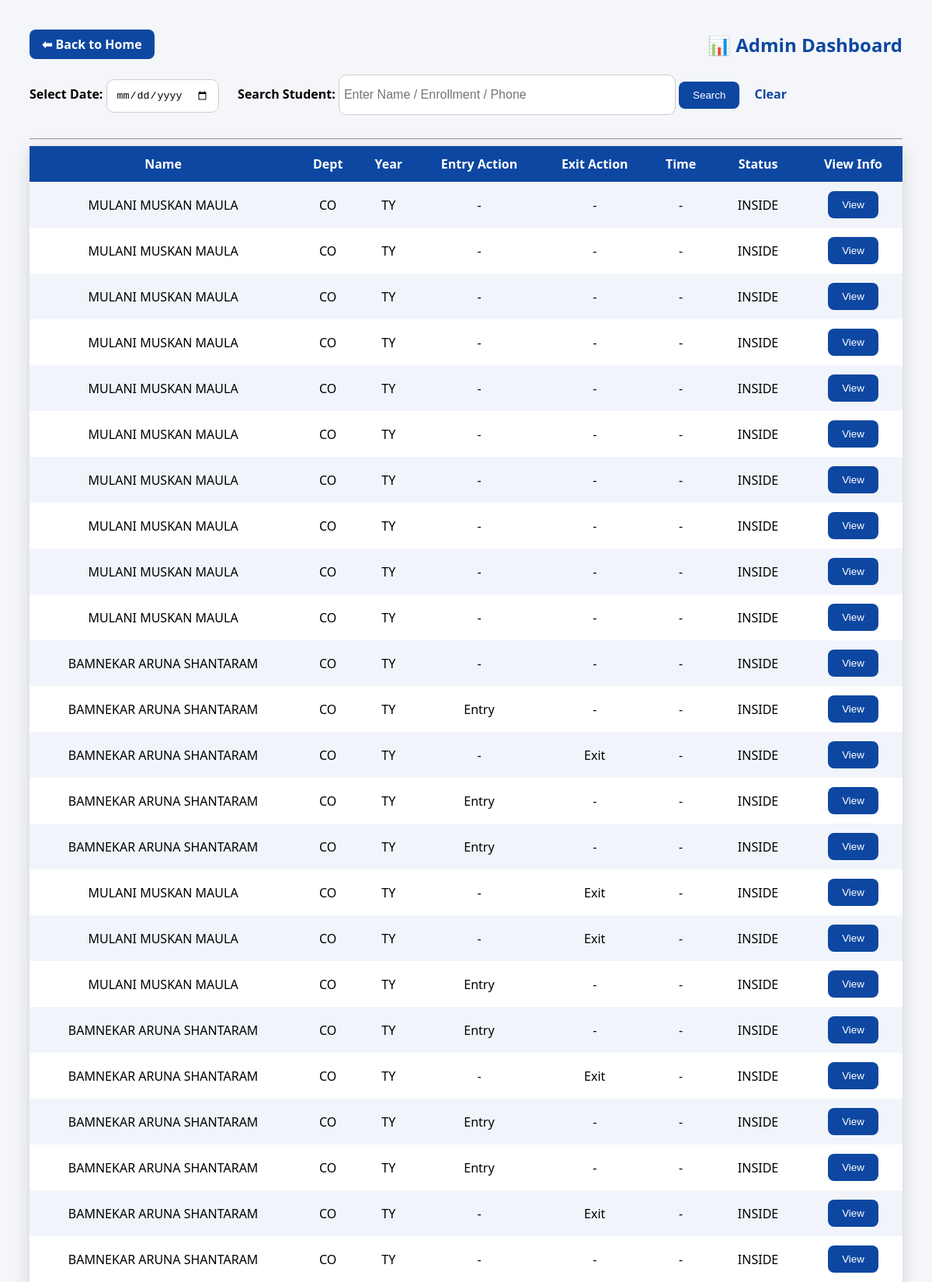
/dashboard (upper part), run on the app's committed database.
### tables this page shows
CREATE TABLE GateLogs(
            id INTEGER PRIMARY KEY AUTOINCREMENT,
            enrollment TEXT,
            name TEXT,
            department TEXT,
            year TEXT,
            phone TEXT,
            action TEXT,
            timestamp TEXT
        , Entry_action TEXT, Exit_action TEXT);

CREATE TABLE Status(
            enrollment TEXT PRIMARY KEY,
            current_status TEXT,
            last_time TEXT
        );

### CAP2.py (the view, shortened to what this page needs)
@app.route("/dashboard")
def dashboard():
    selected_date = request.args.get("date")
    search = request.args.get("search", "").strip()
    con = sqlite3.connect(DB_PATH)
    con.row_factory = sqlite3.Row
    query = """
    SELECT g.*, s.current_status
    FROM GateLogs g
    LEFT JOIN Status s ON g.enrollment = s.enrollment
    WHERE 1=1
    """
    params = []
    if selected_date:
        d = datetime.strptime(selected_date, "%Y-%m-%d").strftime("%d-%m-%Y")
        query += " AND g.timestamp LIKE ?"
        params.append(f"{d}%")
    query += " ORDER BY g.id DESC"
    logs = con.execute(query, params).fetchall()
    con.close()
    return render_template(
        "DASHBOARD1.html",
        logs=logs,
        selected_date=selected_date
    )

### templates/DASHBOARD1.html (shortened to what this page needs)
<!DOCTYPE html>
<html>
<head>
</head>
<body>
<div class="top-bar">
    <a href="/" class="back-btn">⬅ Back to Home</a>
    <h2>📊 Admin Dashboard</h2>
</div>
<form method="get" action="/dashboard" style="margin-bottom:15px;">
    <label><b>Select Date:</b></label>
    <input type="date" name="date" value="{{ selected_date }}">
    <label style="margin-left:20px;"><b>Search Student:</b></label>
    <input type="text" name="search" placeholder="Enter Name / Enrollment / Phone"
           value="{{ request.args.get('search','') }}"
           style="width:420px; height:38px; font-size:16px; padding:6px;">
    <button type="submit">Search</button>
    <a href="/dashboard" style="margin-left:15px;">Clear</a>
</form>
<hr>
<table>
<tr>
    <th>Name</th>
    <th>Dept</th>
    <th>Year</th>
    <th>Entry Action</th>
    <th>Exit Action</th>
    <th>Time</th>
    <th>Status</th>
    <th>View Info</th>
</tr>
{% for l in logs %}
<tr>
    <td>{{l.name}}</td>
    <td>{{l.department}}</td>
    <td>{{l.year}}</td>
    <td>
        {{ l.Entry_action or '-' }}
    </td>
    <td>
        {{ l.Exit_action or '-' }}
    </td>
    <td>
        {{ l.entry_time or l.exit_time or '-' }}
    </td>
    <td>{{l.current_status}}</td>
    <td>
        <button onclick="viewInfo('{{ l.enrollment }}')">
            View
        </button>
    </td>
</tr>
{% endfor %}
</table>
</body>
</html>

### templates/DASHBOARD1.html (style rules this page uses)
body { font-family:'Segoe UI'; background:#f4f6f9; padding:30px; }
.top-bar { display:flex; align-items:center; justify-content:space-between; margin-bottom:20px; }
h2 { color:#0d47a1; margin:0; }
.back-btn { background:#0d47a1; color:white; padding:8px 16px; border-radius:8px; text-decoration:none; font-weight:bold; }
input { padding:12px; border-radius:10px; border:1px solid #ccc; margin-bottom:15px; }
button { padding:10px 18px; background:#0d47a1; color:white; border:none; border-radius:8px; cursor:pointer; }
table { width:100%; border-collapse:collapse; background:white; box-shadow:0 5px 20px rgba(0,0,0,0.15); }
th,td { padding:12px; text-align:center; }
th { background:#0d47a1; color:white; }
tr:nth-child(even) { background:#f1f5fb; }
a { color:#0d47a1; font-weight:bold; text-decoration:none; }

### data on the page
GateLogs: name "MULANI MUSKAN MAULA", department "CO", year "TY", Entry_action "-", Exit_action "-", entry_time "-", current_status "INSIDE"
GateLogs: name "MULANI MUSKAN MAULA", department "CO", year "TY", Entry_action "-", Exit_action "-", entry_time "-", current_status "INSIDE"
GateLogs: name "MULANI MUSKAN MAULA", department "CO", year "TY", Entry_action "-", Exit_action "-", entry_time "-", current_status "INSIDE"
GateLogs: name "MULANI MUSKAN MAULA", department "CO", year "TY", Entry_action "-", Exit_action "-", entry_time "-", current_status "INSIDE"
GateLogs: name "MULANI MUSKAN MAULA", department "CO", year "TY", Entry_action "-", Exit_action "-", entry_time "-", current_status "INSIDE"
GateLogs: name "MULANI MUSKAN MAULA", department "CO", year "TY", Entry_action "-", Exit_action "-", entry_time "-", current_status "INSIDE"
GateLogs: name "MULANI MUSKAN MAULA", department "CO", year "TY", Entry_action "-", Exit_action "-", entry_time "-", current_status "INSIDE"
GateLogs: name "MULANI MUSKAN MAULA", department "CO", year "TY", Entry_action "-", Exit_action "-", entry_time "-", current_status "INSIDE"
GateLogs: name "MULANI MUSKAN MAULA", department "CO", year "TY", Entry_action "-", Exit_action "-", entry_time "-", current_status "INSIDE"
GateLogs: name "MULANI MUSKAN MAULA", department "CO", year "TY", Entry_action "-", Exit_action "-", entry_time "-", current_status "INSIDE"
GateLogs: name "BAMNEKAR ARUNA SHANTARAM", department "CO", year "TY", Entry_action "-", Exit_action "-", entry_time "-", current_status "INSIDE"
GateLogs: name "BAMNEKAR ARUNA SHANTARAM", department "CO", year "TY", Entry_action "Entry", Exit_action "-", entry_time "-", current_status "INSIDE"
GateLogs: name "BAMNEKAR ARUNA SHANTARAM", department "CO", year "TY", Entry_action "-", Exit_action "Exit", entry_time "-", current_status "INSIDE"
GateLogs: name "BAMNEKAR ARUNA SHANTARAM", department "CO", year "TY", Entry_action "Entry", Exit_action "-", entry_time "-", current_status "INSIDE"
GateLogs: name "BAMNEKAR ARUNA SHANTARAM", department "CO", year "TY", Entry_action "Entry", Exit_action "-", entry_time "-", current_status "INSIDE"
GateLogs: name "MULANI MUSKAN MAULA", department "CO", year "TY", Entry_action "-", Exit_action "Exit", entry_time "-", current_status "INSIDE"
GateLogs: name "MULANI MUSKAN MAULA", department "CO", year "TY", Entry_action "-", Exit_action "Exit", entry_time "-", current_status "INSIDE"
GateLogs: name "MULANI MUSKAN MAULA", department "CO", year "TY", Entry_action "Entry", Exit_action "-", entry_time "-", current_status "INSIDE"
GateLogs: name "BAMNEKAR ARUNA SHANTARAM", department "CO", year "TY", Entry_action "Entry", Exit_action "-", entry_time "-", current_status "INSIDE"
GateLogs: name "BAMNEKAR ARUNA SHANTARAM", department "CO", year "TY", Entry_action "-", Exit_action "Exit", entry_time "-", current_status "INSIDE"
GateLogs: name "BAMNEKAR ARUNA SHANTARAM", department "CO", year "TY", Entry_action "Entry", Exit_action "-", entry_time "-", current_status "INSIDE"
GateLogs: name "BAMNEKAR ARUNA SHANTARAM", department "CO", year "TY", Entry_action "Entry", Exit_action "-", entry_time "-", current_status "INSIDE"
GateLogs: name "BAMNEKAR ARUNA SHANTARAM", department "CO", year "TY", Entry_action "-", Exit_action "Exit", entry_time "-", current_status "INSIDE"
GateLogs: name "BAMNEKAR ARUNA SHANTARAM", department "CO", year "TY", Entry_action "-", Exit_action "-", entry_time "-", current_status "INSIDE"
